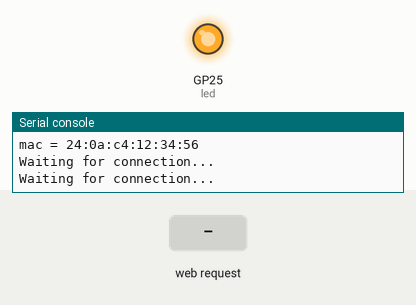
The program below on a simulated Raspberry Pi Pico running MicroPython. Parts: output pins drawn as LEDs (lit = HIGH), the last lines printed to the serial console. The test bench sets the inputs (shaded band). WiFi joins after 1.5 s; library files of the repository ran but are not shown: secrets.py.

Above: at 2.1 s.
At 3.5 s:
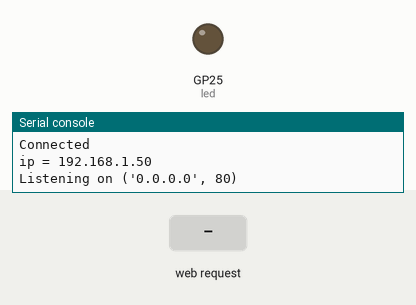
3.6 s: HTTP request GET / received
Timing chart, 0 to 6.6 s (numbered marks = the images above; inputs shaded):
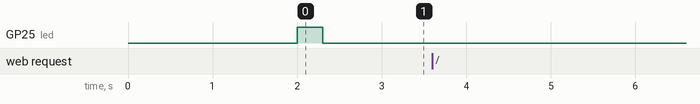

The program:

main.py
```python
import rp2
import network
import ubinascii
import machine
import urequests as requests
import time
from secrets import secrets
import socket

# Set country to avoid possible errors
rp2.country('IT')

wlan = network.WLAN(network.STA_IF)
wlan.active(True)
# If you need to disable powersaving mode
# wlan.config(pm = 0xa11140)

# See the MAC address in the wireless chip OTP
mac = ubinascii.hexlify(network.WLAN().config('mac'),':').decode()
print('mac = ' + mac)

# Other things to query
# print(wlan.config('channel'))
# print(wlan.config('essid'))
# print(wlan.config('txpower'))

# Load login data from different file for safety reasons
ssid = secrets['ssid']
pw = secrets['pw']

wlan.connect(ssid, pw)

# Wait for connection with 10 second timeout
timeout = 10
while timeout > 0:
    if wlan.status() < 0 or wlan.status() >= 3:
        break
    timeout -= 1
    print('Waiting for connection...')
    time.sleep(1)

# Handle connection error
# Error meanings
# 0  Link Down
# 1  Link Join
# 2  Link NoIp
# 3  Link Up
# -1 Link Fail
# -2 Link NoNet
# -3 Link BadAuth
if wlan.status() != 3:
    raise RuntimeError('Wi-Fi connection failed')
else:
    led = machine.Pin('LED', machine.Pin.OUT)
    for i in range(wlan.status()):
        led.on()
        time.sleep(.1)
        led.off()
    print('Connected')
    status = wlan.ifconfig()
    print('ip = ' + status[0])

# Function to load in html page
def get_html(html_name):
    with open(html_name, 'r') as file:
        html = file.read()

    return html

# HTTP server with socket
addr = socket.getaddrinfo('0.0.0.0', 80)[0][-1]

s = socket.socket()
s.bind(addr)
s.listen(1)

print('Listening on', addr)

# Listen for connections
while True:
    try:
        cl, addr = s.accept()
        print('Client connected from', addr)
        r = cl.recv(1024)
        # print(r)

        r = str(r)
        led_on = r.find('?led=on')
        led_off = r.find('?led=off')
        print('led_on = ', led_on)
        print('led_off = ', led_off)
        if led_on == 10:
            print('LED ON')
            led.value(1)

        if led_off == 10:
            print('LED OFF')
            led.value(0)

        response = get_html('index.html')
        cl.send('HTTP/1.0 200 OK\r\nContent-type: text/html\r\n\r\n')
        cl.send(response)
        cl.close()

    except OSError as e:
        cl.close()
        print('Connection closed')

# Make GET request
#request = requests.get('http://www.google.com')
#print(request.content)
#request.close()
```
